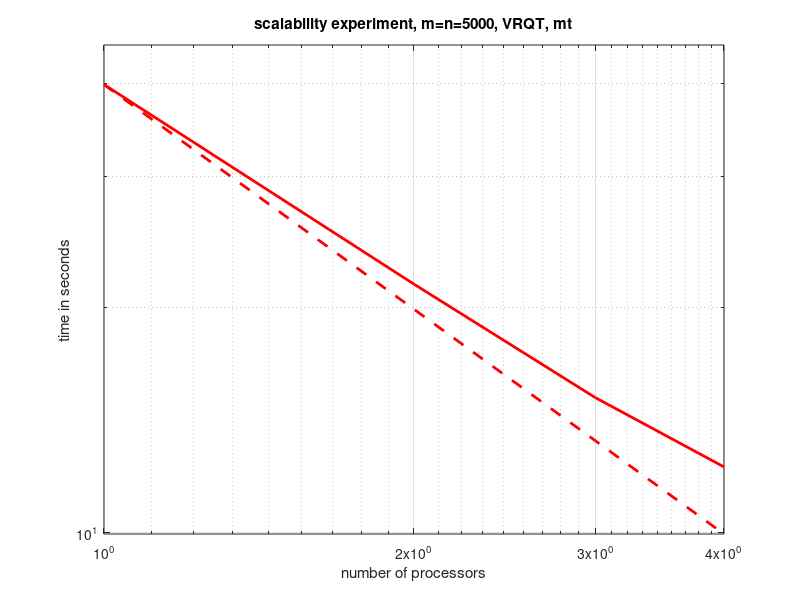
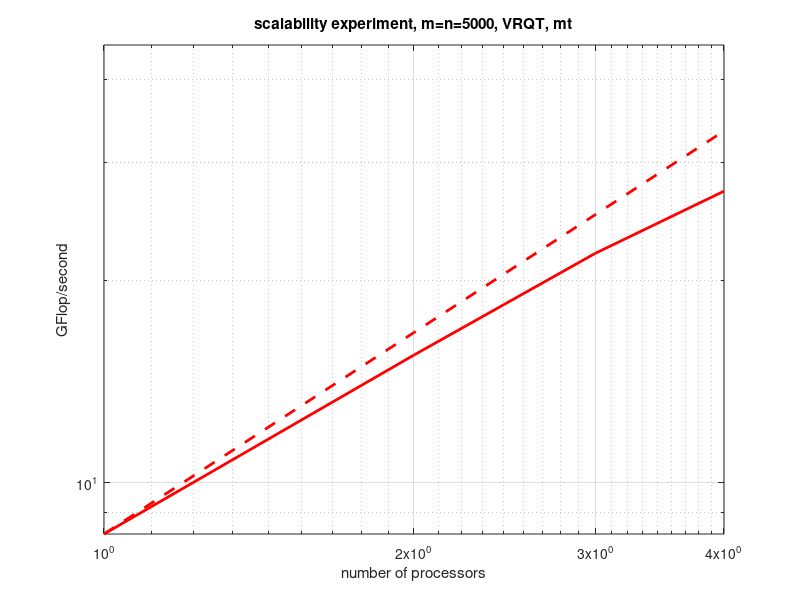

The MATLAB script that drew these images, in order:
   clear
   close all
   X = load('test_timing_w03_l1p0__square__1thread.dat');
   m = X(:,2);
   perf = X(:,6);
   Y = load('test_timing_w03_l1p0__square__2threads.dat');
   m = Y(:,2);
   perf = Y(:,6);
   T = load('test_timing_w03_l1p0__square__3threads.dat');
   m = T(:,2);
   perf = T(:,6);
   Z = load('test_timing_w03_l1p0__square__4threads.dat');
   m = Z(:,2);
   perf = Z(:,6);

   ax = axes;
   loglog( [1 2 3 4 ], [ X(15,6) Y(15,6) T(15,6) Z(15,6) ], 'r', 'LineWidth', 2); hold on;
   loglog( [1 2 3 4 ], [ X(15,6) X(15,6)/2 X(15,6)/3 X(15,6)/4 ], 'r--', 'LineWidth', 2); hold on;
   %loglog( [1 2 3 4 ], [ X(13,6) Y(13,6) T(13,6) Z(13,6) ], 'b', 'LineWidth', 2); hold on;
   %loglog( [1 2 3 4 ], [ X(10,6) Y(10,6) T(10,6) Z(10,6) ], 'g', 'LineWidth', 2); hold on;
   %loglog( [1 2 3 4 ], [ X(5,6) Y(5,6) T(5,6) Z(5,6) ], 'm', 'LineWidth', 2); hold on;
   %loglog( [1 2 3 4 ], [ X(2,6) Y(2,6) T(2,6) Z(2,6) ], 'c', 'LineWidth', 2); hold on;
   %loglog( [1 2 3 4 ], [ X(1,6) Y(1,6) T(1,6) Z(1,6) ], 'm', 'LineWidth', 2); hold on;
   %loglog( [1 2 3 4 ], [ X(1,6) X(1,6)/2 X(1,6)/3 X(1,6)/4 ], 'm--', 'LineWidth', 2); hold on;
   grid on
   set( ax, 'XTick',[ 1 2 3 4]);
   axis([1 4 0 45])

   %legend
   %legend('mt = 5000','mt = 3000','mt = 1000','mt = 500','mt = 200')
   title('scalability experiment, m=n=5000, VRQT, mt')
   xlabel('number of processors')
   ylabel('time in seconds')

   figure
   ax = axes;
   loglog( [1 2 3 4 ], [ X(15,7) Y(15,7) T(15,7) Z(15,7) ], 'r', 'LineWidth', 2); hold on;
   loglog( [1 2 3 4 ], [ X(15,7) 2*X(15,7) 3*X(15,7) 4*X(15,7) ], 'r--', 'LineWidth', 2); hold on;
   %loglog( [1 2 3 4 ], [ X(13,7) Y(13,7) T(13,7) Z(13,7) ], 'b', 'LineWidth', 2); hold on;
   %loglog( [1 2 3 4 ], [ X(10,7) Y(10,7) T(10,7) Z(10,7) ], 'g', 'LineWidth', 2); hold on;
   %loglog( [1 2 3 4 ], [ X(5,7) Y(5,7) T(5,7) Z(5,7) ], 'm', 'LineWidth', 2); hold on;
   %loglog( [1 2 3 4 ], [ X(2,7) Y(2,7) T(2,7) Z(2,7) ], 'c', 'LineWidth', 2); hold on;
   %loglog( [1 2 3 4 ], [ X(1,7) Y(1,7) T(1,7) Z(1,7) ], 'r', 'LineWidth', 2); hold on;
   %loglog( [1 2 3 4 ], [ X(1,7) X(1,7)/2 X(1,7)/3 X(1,7)/4 ], 'r--', 'LineWidth', 2); hold on;
   grid on
   set( ax, 'XTick',[ 1 2 3 4]);
   axis([1 4 0 45])

   %legend
   %legend('mt = 5000','mt = 3000','mt = 1000','mt = 500','mt = 200')
   title('scalability experiment, m=n=5000, VRQT, mt')
   xlabel('number of processors')
   ylabel('GFlop/second')

